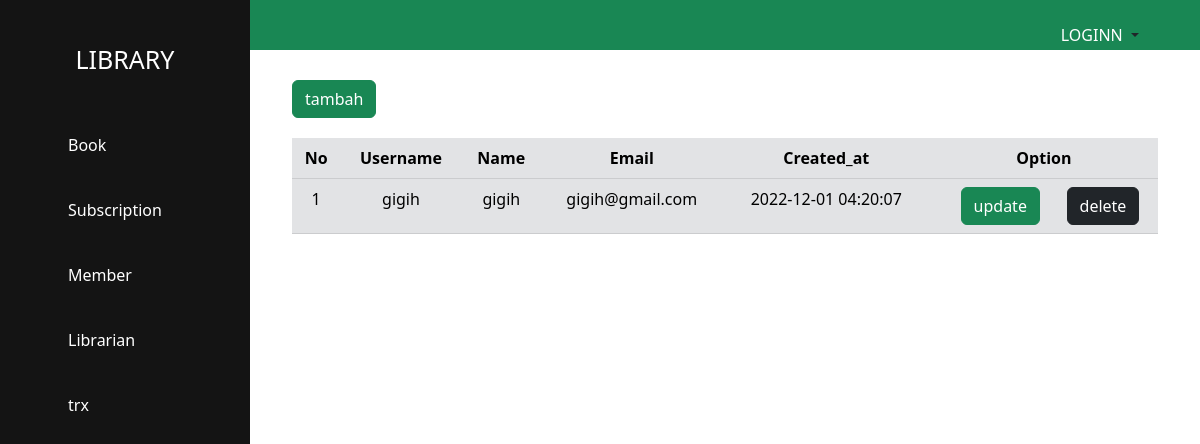
Page /newlibrary/public/librarianindex on the earlier database version.
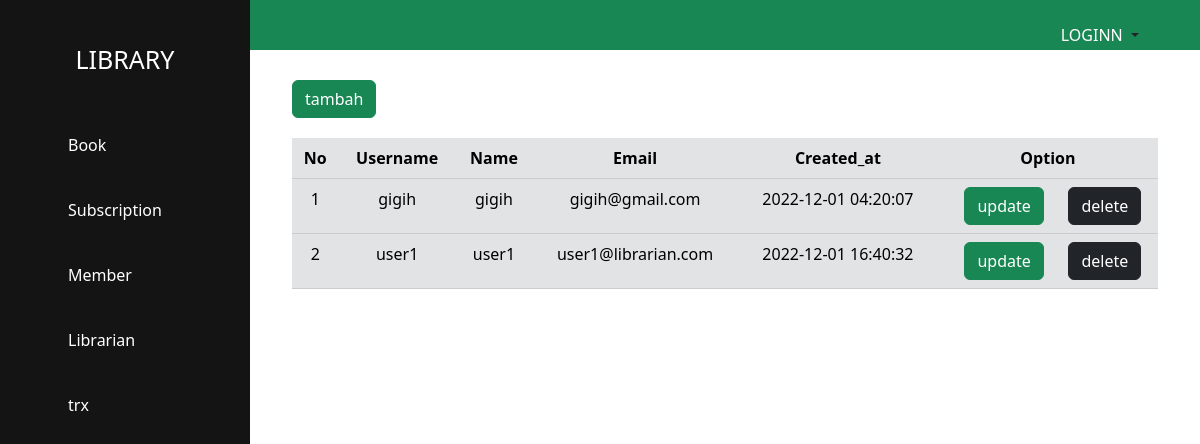
Same page on the later database version.
### tables this page shows
CREATE TABLE `librarian` (
  `id` int(11) NOT NULL,
  `username` varchar(50) NOT NULL,
  `name` varchar(50) NOT NULL,
  `password` varchar(50) NOT NULL,
  `avatar` varchar(50) NOT NULL,
  `created_at` timestamp NOT NULL DEFAULT current_timestamp() ON UPDATE current_timestamp(),
  `updated_at` timestamp NULL DEFAULT NULL,
  `email` varchar(50) NOT NULL
);

### newlibrary/App/Core/View.php (called while the page is built, shortened)
<?php
class View{
    public static function render($view,$data){
        require_once __DIR__. '/../view/template/header.php';
        require_once __DIR__. '/../view/'.$view.'.php';
        require_once __DIR__. '/../view/template/footer.php';
    }
}

### newlibrary/App/Controller/LibrarianController.php (called while the page is built, shortened)
<?php
class LibrarianController{
    public $header;
    public function __construct(){
        $this->header = new LibrarianModel();
    }
    public function index(){
        View::render('librarian/index', $this->header->all());
 }
}

### newlibrary/public/index.php (called while the page is built, shortened)
<?php
Router::run();

### newlibrary/App/Model/LibrarianModel.php (called while the page is built, shortened)
<?php
class LibrarianModel extends Database
{
    public function all()
    {
        $statement = self::$conn->prepare("select * from librarian");
        $statement->execute();
        return $statement->fetchAll(\PDO::FETCH_OBJ);
    }
}

### newlibrary/App/view/Librarian/index.php (the view)
<div class="container">
<a href="<?= newlibrary\app\core\Router::Url("/public/addlibrarian") ?>" class="btn btn-success">tambah</a>
    <table class="table table-secondary">
        <tr>
            <th>No</th>
            <th>Username</th>
            <th>Name</th>
            <th>Email</th>
            <th>Created_at</th>
            <th colspan="3" style="text-align: center;">Option</th>
        </tr>
        <?php
        $no=1;
        foreach ($data as $row) { ?>
            <tr>
                <td><?= $no++ ?></td>
                <td><?= $row->username ?></td>
                <td><?= $row->name ?></td>
                <td> <?= $row->email ?></td>
                <td><?= $row->created_at ?></td>
                <td style="text-align: right;"><a href="<?= newlibrary\app\core\Router::Url("/public/updatelibrarian/$row->id") ?>" class="btn btn-success">update</a></td>
                <td><form action="<?= newlibrary\app\core\Router::Url("/public/deletelibrarian") ?>" method="post">
                <input type="hidden" name="id"value="<?= $row->id ?>"><input type="submit" class="btn btn-dark"  value="delete">
              </form></td>
            </tr>
        <?php } ?>
    </table>
</div>

### newlibrary/App/Core/Router.php (shortened to what the changed rows need)
<?php
class Router{
    public static $routes= [];
    private static $baseUrl='http://localhost/PHP2/newlibrary';
    public static function addRoute($method, $path, $controller, $function, $middleware=[]){
        self::$routes[]=[
            'method' => $method,
            'path' => $path,
            'controller' => $controller,
            'function' => $function,
            'middleware' => $middleware
        ];
    }
    public static function url(string $path){
        $baseUrl = self::$baseUrl ?? 'http://localhost';
        return $baseUrl.$path;
    }
    public static function run(){
        $path= isset($_SERVER['PATH_INFO'])? $_SERVER['PATH_INFO']:'/';
        $method = $_SERVER['REQUEST_METHOD'];
        foreach (self:: $routes as $route) {
            $pattern = "@^" . preg_replace('/\\\:[a-zA-Z0-9\_\-]+/', '([a-zA-Z0-9\-\_]+)', preg_quote($route['path'])) . "$@D";
            if (preg_match_all($pattern, $path, $variables)&& $method == $route['method']){
                $function =$route['function'];
                $controller = new $route['controller'];
                if (is_object($controller) && method_exists($controller, $function)){
                    $parameters =[];
                    unset($variables[0]);
                        call_user_func_array([$controller, $function],
                        $parameters);
                    }
                    else{
                        http_response_code(404);
                    }
                }
            }
        }
}

### newlibrary/App/view/template/header.php (shortened to what the changed rows need)
<!DOCTYPE html>
<html lang="en">
<head>
    <link href="https://cdn.jsdelivr.net/npm/bootstrap@5.2.3/dist/css/bootstrap.min.css" rel="stylesheet">
</head>
<body>
    <div class="container-fluid">
        <div class="navigation px-2" style="background-color:#141414">
            <div class="brand" style="color: white;">LIBRARY</div>
            <div class="item"><a href="<?= newlibrary\app\core\Router::Url("/public/Bookindex") ?>">Book</a></div>
            <div class="item"><a href="<?= newlibrary\app\core\Router::Url("/public/Subscriptionindex") ?>">Subscription</a></div>
            <div class="item"><a href="<?= newlibrary\app\core\Router::Url("/public/Memberindex") ?>">Member</a></div>
            <div class="item"><a href="<?= newlibrary\app\core\Router::Url("/public/librarianindex") ?>">Librarian</a></div>
            <div class="item"><a href="#">trx</a></div>
        </div>
        <div class="content">
            <div class="top">
                <div class="dropdown ms-auto mx-5 py-3" style="text-align: right;">
                    <button class="btn dropdown-toggle" type="button" data-bs-toggle="dropdown" aria-expanded="false">
                        <?php if (isset($_SESSION['auth'])) { ?>
                            <img src="764.png">
                    </button>
                    <ul class="dropdown-menu ">
                        <li><a class="dropdown-item" href="#">Profile</a></li>
                        <li><a class="dropdown-item" href="#">Logout</a></li>
                    </ul>
                <?php } else { ?>
                    <a href="<?= newlibrary\app\core\Router::Url("/public/login") ?>">
                        LOGINN </a>
                    </button>
                <?php } ?>
                </div>
            </div>
            <div class="bottom">

Differences in the rows shown:
added librarian: username "user1", name "user1", email "user1@librarian.com", created_at "2022-12-01 16:40:32"
